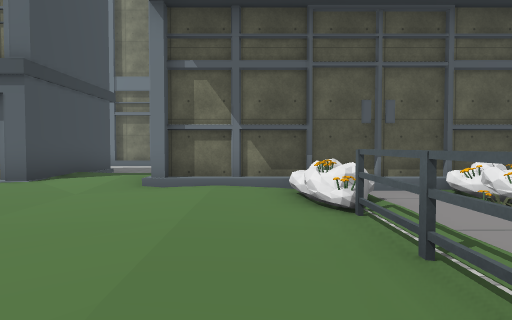
[1] (above)

21 first-person views from a walk through a Unity game level. The camera is 1.3 m above the floor, tilts 2° down and sees 70° across. The floor is counted in squares, 2 m on a side. Each view is taken from the middle of a square. On the plan, view 1 faces up. The plan holds only what a view shows up to about 11 squares ahead; the rest is blank. The place goes on beyond the plan. The player character is not drawn. Some surface patterns are stand-ins.

[2]
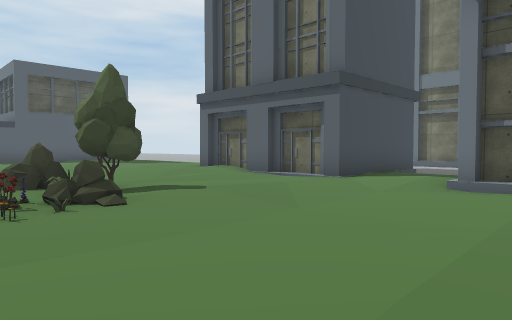

[3]
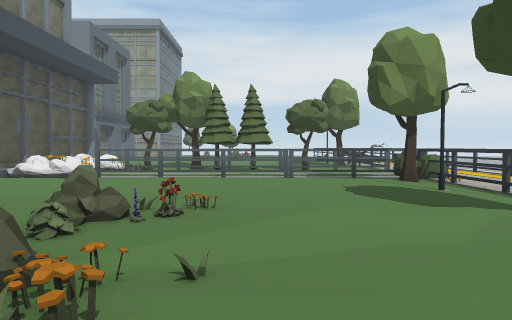

[4]
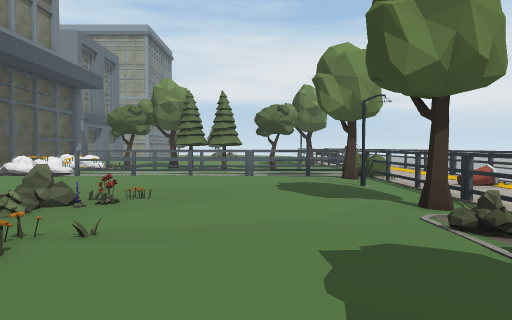

[5]
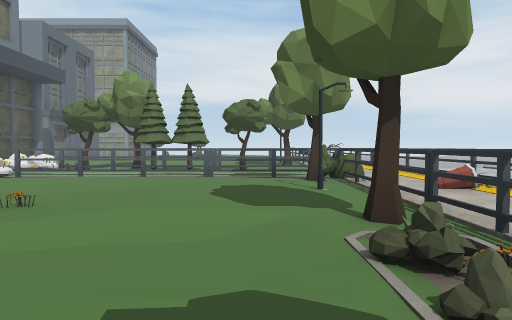

[6]
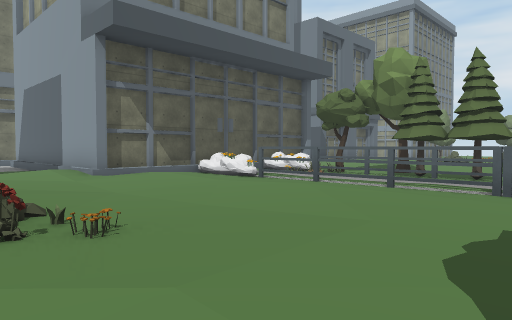

[7]
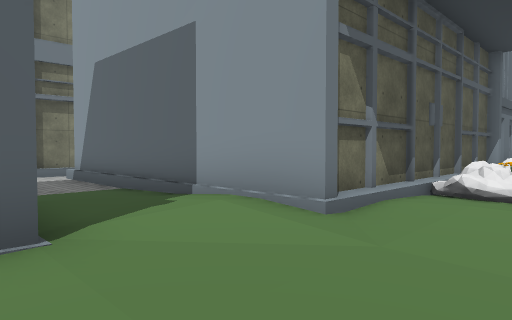

[8]
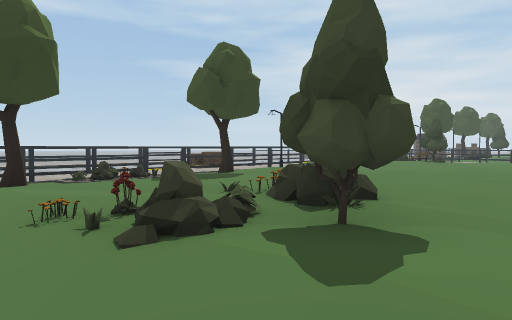

[9]
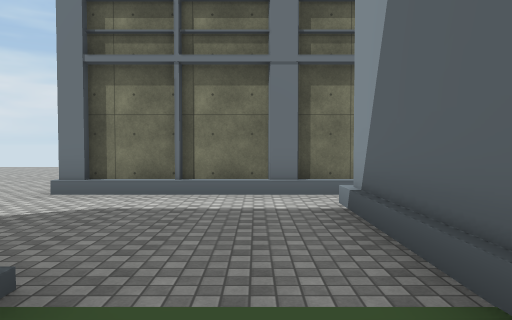

[10]
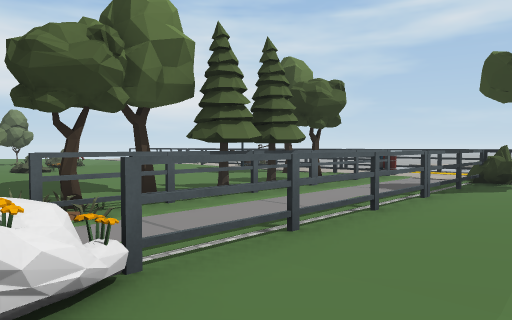

[11]
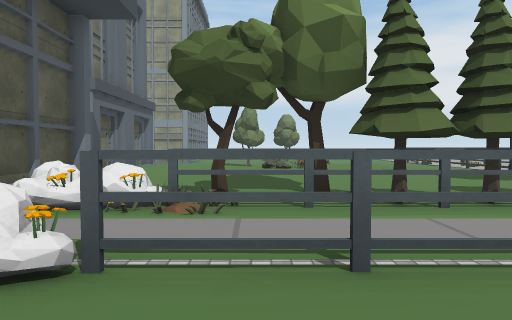

[12]
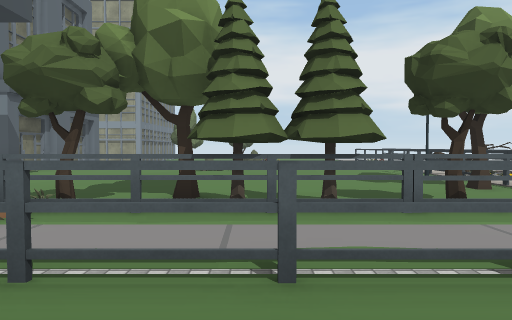

[13]
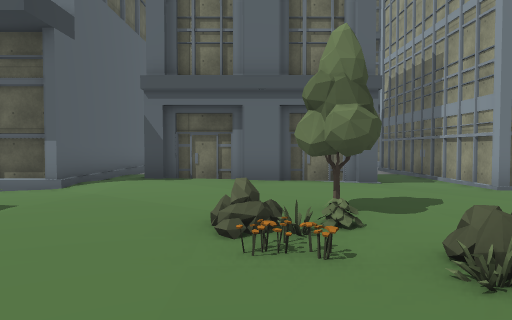

[14]
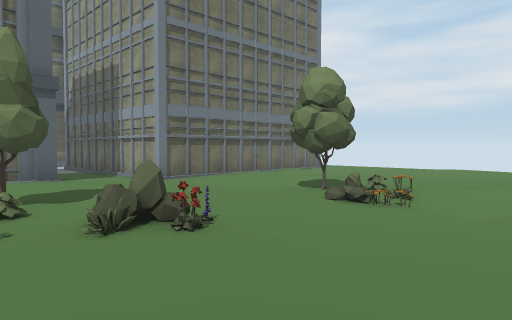

[15]
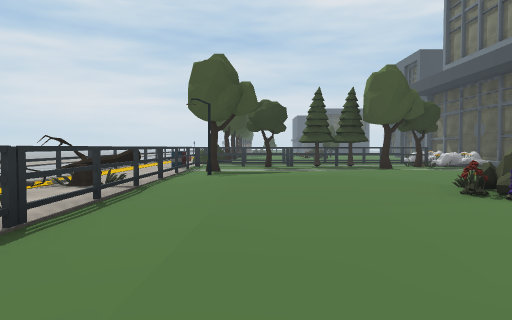

[16]
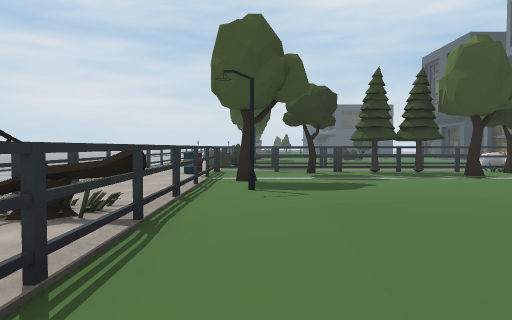

[17]
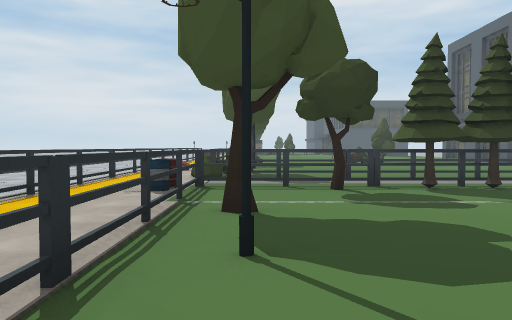

[18]
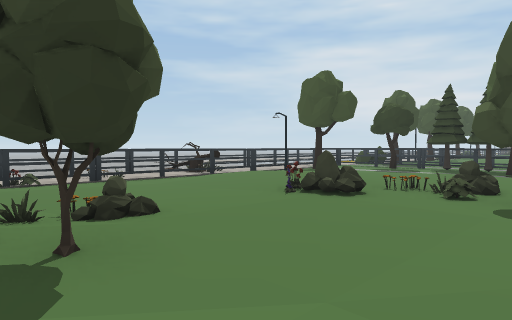

[19]
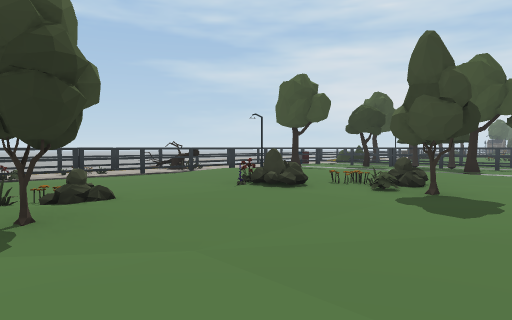

[20]
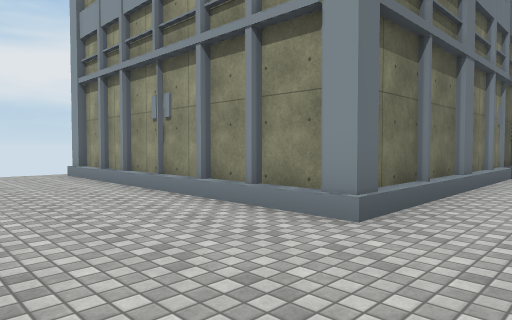

[21]
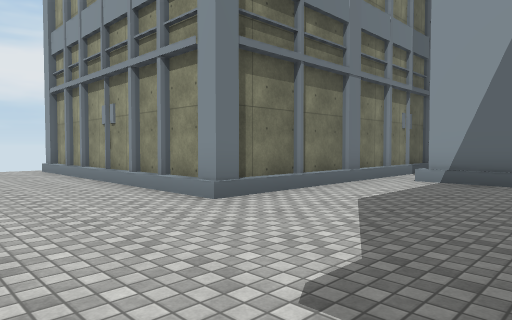

### Floor plan
Key: @ floor where view 1 was taken; # wall or solid block; x gap in a wall; . main floor; : floor 0.25 m higher than the main floor; - floor 0.25 m lower than the main floor; / step, stairs or slope; = window, fence, low wall or low ledge; T thing the floor can be seen under or through; O other object.
Columns run from 9 left of view 1 to 16 right of it. Each row starts with its distance up from view 1.
 22   -#
 21  --#
 20 ---#
 19 ---#
 18 ---#
 17 ---#
 16 ---#
 15 ---########
 14 -------//
 13 -------/#
 12 -------/#
 11 //////-/#
 10     #/-/#      #       -#
  9     #../#      #.     --#
  8     #.//#      #/     .-#
  7  ####.:/########:#####..#
  6 :......///O##////::::...##
  5 ::........O-OO......::....
  4 .........OO-OO............
  3 ...OO.....#-TO.....OO.....
  2 ..OOOO....=-TOO..:.OOO..O.
  1 ..OOOO....=-OO.....OOO./OO
  0  .OO.....@=-OO..../::O..OO
 -1 ..........=-#.....::...-O.
 -2 ..OO......T-.O....::......
 -3 OO.OOO.O.OT-#..O.O.//..O.
 -4 #OOOOO#O#OO-O#OO#O#OO#OO
 -5  .........O.OO....OOOOOO
 -6  ####  xO#O####O##OOO###
 -7          ------ --
 -8          ------
 -9          ------

Positions as (right, up) in squares from view 1, and headings:
1: (0, 0), facing up
2: (0, 0), facing up-left
3: (-8, 0), facing right
4: (-9, -1), facing right
5: (-8, -2), facing right
6: (-5, -2), facing up-right
7: (-5, 4), facing up-right
8: (-3, 4), facing down-left
9: (-3, 9), facing up
10: (-1, 5), facing down-right
11: (-1, 3), facing right
12: (-1, 1), facing right
13: (10, -1), facing up
14: (10, -2), facing up-right
15: (16, -2), facing left
16: (13, -3), facing left
17: (10, -3), facing left
18: (16, 4), facing down-left
19: (16, 5), facing down-left
20: (-9, 13), facing up-right
21: (-9, 11), facing up-right
